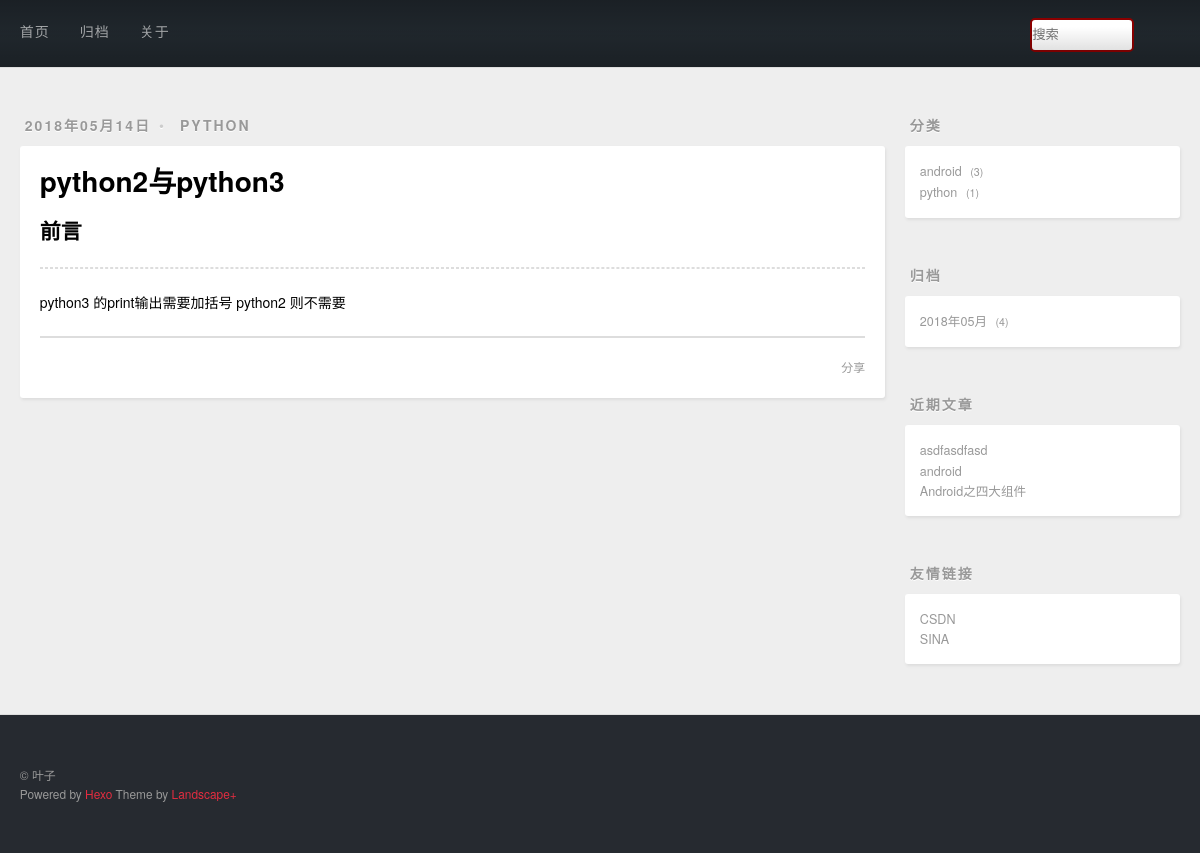
/post/1, run on the app's committed database.
### post/models.py (models this page shows, shortened)
class Post(models.Model):
    title = models.CharField(max_length=100,unique=True,verbose_name='标题')
    desc = models.TextField(verbose_name='描述')
    content = models.TextField(verbose_name='内容')
    created = models.DateField(auto_now_add=True,verbose_name='创建时间')
    modified = models.DateTimeField(auto_now=True,verbose_name='修改时间')
    category = models.ForeignKey(Category,verbose_name='目录')
    tags = models.ManyToManyField(Tags,verbose_name='标签')
    class Meta:
        db_table = 't_post'
        verbose_name_plural='帖子'

class Category(models.Model):
    cname = models.CharField(max_length=20,unique=True,verbose_name='类别名称')
    class Meta:
        db_table = 't_category'
        verbose_name_plural='类别'

### post/views.py (the view)
# urls.py: url(r'^post/(\d+)$',views.post_view),
def post_view(request, postid):
    post = get_post_by_id(postid)
    return render(request, 'detail.html', {'post': post})

### post/contextprocessors.py (called while the page is built)
def getrightinfo(request):
    from django.db.models import Count
    cate_posts = Post.objects.values('category__cname', 'category').annotate(count=Count('*')).order_by('-count')
    from django.db import connection
    cursor = connection.cursor()
    archive_posts = cursor.execute("select created,count(*) as count from t_post group by strftime('%Y-%m',created) order by count desc")
    recent_posts = Post.objects.order_by('-id')[:3]
    return {
        'cate_posts': cate_posts,
        'recent_posts': recent_posts,
        'archive_posts':archive_posts
    }

### post/templatetags/my_markdown.py (called while the page is built)
@register.filter
def md(value):
    import markdown
    return markdown.markdown(value)

### post/views.py (called while the page is built)
def get_post_by_id(postid):
    return Post.objects.get(id=postid)

### post/templates/detail.html
{% extends 'base.html' %}
{% load my_markdown %}
{% block main %}
    <article class="article article-type-post">
        <div class="article-meta">
          <a class="article-date">
            <time>{{ post.created|date:'Y年m月d日' }}</time>
          </a>
          <div class="article-category">
            <a class="article-category-link" href="#" target="_blank">{{ post.category.cname }}</a>
          </div>
        </div>
        <div class="article-inner">
            <header class="article-header">
                <h1 itemprop="name">
                    <a class="article-title">{{ post.title }}</a>
                </h1>
            </header>
      <div class="article-entry" itemprop="articleBody">
        <h2>前言</h2>
        <hr>
        {{ post.content|md|safe }}
      </div>
    <footer class="article-footer">
      <a data-url="存放文章的url" class="article-share-link">分享</a>
    </footer>
  </div>
    </article>
{% endblock main %}

### templates/right.html
<aside id="sidebar">
    <div class="widget-wrap">
        <h3 class="widget-title">分类</h3>
        <div class="widget">
            <ul class="category-list">
                {% for cate_post in cate_posts %}
                    <li class="category-list-item">
                        <a class="category-list-link"
                           href="/category/{{ cate_post.category }}">{{ cate_post.category__cname }}</a>
                        <span class="category-list-count">{{ cate_post.count }}</span>
                    </li>
                {% endfor %}
            </ul>
        </div>
    </div>
    <div class="widget-wrap">
        <h3 class="widget-title">归档</h3>
        <div class="widget">
            <ul class="archive-list">
                {% for archive_post in archive_posts %}
                    <li class="archive-list-item">
                        <a class="archive-list-link" href="/archive/{{ archive_post.0|date:'Y' }}/{{ archive_post.0|date:'m' }}"> {{ archive_post.0|date:'Y年m月' }} </a>
                        <span class="archive-list-count">{{ archive_post.1 }}</span>
                    </li>
                {% endfor %}
            </ul>
        </div>
    </div>
    <div class="widget-wrap">
        <h3 class="widget-title">近期文章</h3>
        <div class="widget">
            <ul>
                {% for recent_post in recent_posts %}
                    <li>
                        <a href="/post/{{ recent_post.id }}" target="_blank">{{ recent_post.title }}</a>
                    </li>
                {% endfor %}
            </ul>
        </div>
    </div>
    <div class="widget-wrap">
        <h3 class="widget-title">友情链接</h3>
        <div class="widget">
            <ul>
                <li>
                    <a href="https://blog.csdn.net/" target="_blank">CSDN</a>
                </li>
                <li>
                    <a href="http://blog.sina.com.cn/" target="_blank">SINA</a>
                </li>
            </ul>
        </div>
    </div>
</aside>

### data on the page
Post: created "2018年05月14日", category.cname "PYTHON", title "python2与python3", content|md "python3 的print输出需要加括号 python2 则不需要"
Category: category__cname "python", count "1"
Post: title "asdfasdfasd"
Post: title "android"
Post: title "Android之四大组件"

### other printed values
{{ cate_post.category__cname }} "android"
{{ cate_post.count }} "3"
{{ archive_post.0|date:'Y年m月' }} "2018年05月"
{{ archive_post.1 }} "4"
